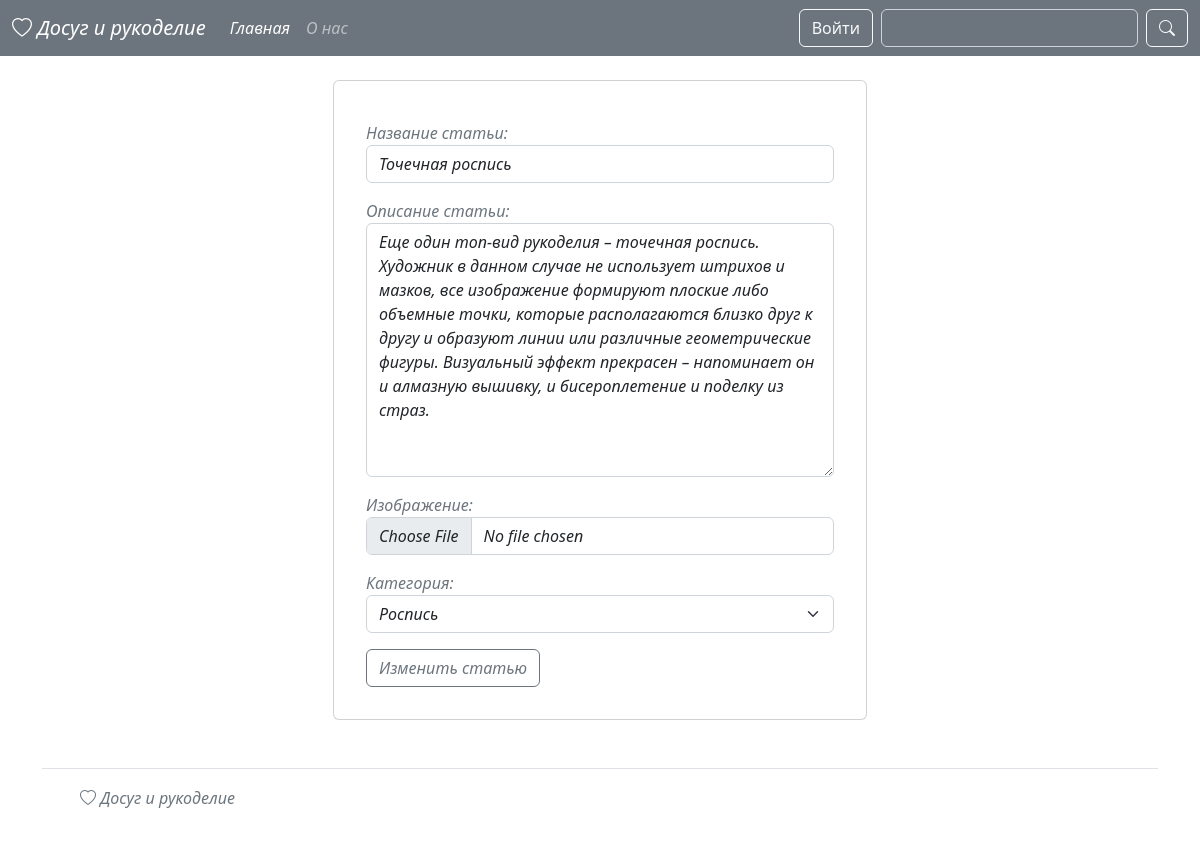
/article/5/update/, run on the app's committed database.
### blog/models.py (models this page shows, shortened)
class Article(models.Model):
    title = models.CharField(max_length=255, verbose_name='Название статьи')
    content = models.TextField(verbose_name='Описание статьи')
    photo = models.ImageField(upload_to='photos/', blank=True, null=True, verbose_name='Изображение')
    created_at = models.DateTimeField(auto_now_add=True, verbose_name='Дата создания')
    updated_at = models.DateTimeField(auto_now=True, verbose_name='Дата обновления')
    views = models.IntegerField(default=0, verbose_name='Просмотры')
    category = models.ForeignKey(Category, on_delete=models.CASCADE, verbose_name='Категория')
    author = models.ForeignKey(User, on_delete=models.CASCADE, verbose_name='Автор', null=True, blank=True)
    class Meta:
        verbose_name = 'Статья'
        verbose_name_plural = 'Статьи'

class Category(models.Model):
    title = models.CharField(max_length=255, verbose_name='Название категории')
    def __str__(self):
        return self.title
    class Meta:
        verbose_name = 'Категория'
        verbose_name_plural = 'Категории'

### blog/views.py (the view)
# urls.py: path('article/<int:pk>/update/', ArticleUpdate.as_view(), name='update'),
class ArticleUpdate(UpdateView):
    model = Article
    form_class = ArticleForm
    template_name = 'blog/add_article.html'

### blog/forms.py
class LoginForm(AuthenticationForm):
    username = forms.CharField(max_length=50, widget=forms.TextInput(attrs={
        'class': 'form-control fst-italic',
        'placeholder': 'Имя пользователя'
    }))
    password = forms.CharField(widget=forms.PasswordInput(attrs={
        'class': 'form-control fst-italic',
        'placeholder': 'Пароль'
    }))

class RegistrationForm(UserCreationForm):
    password1 = forms.CharField(widget=forms.PasswordInput(attrs={
        'class': 'form-control fst-italic',
        'placeholder': 'Пароль'
    }))
    password2 = forms.CharField(widget=forms.PasswordInput(attrs={
        'class': 'form-control fst-italic',
        'placeholder': 'Подтвердите пароль'
    }))
    username = forms.CharField(widget=forms.TextInput(attrs={
        'class': 'form-control fst-italic',
        'placeholder': 'Имя пользователя'
    }))
    first_name = forms.CharField(widget=forms.TextInput(attrs={
        'class': 'form-control fst-italic',
        'placeholder': 'Ваше имя'
    }))
    last_name = forms.CharField(widget=forms.TextInput(attrs={
        'class': 'form-control fst-italic',
        'placeholder': 'Ваша фамилия'
    }))
    email = forms.EmailField(widget=forms.EmailInput(attrs={
        'class': 'form-control fst-italic',
        'placeholder': 'Ваша почта'
    }))
    class Meta:
        model = User
        fields = ('username',
                  'first_name',
                  'last_name',
                  'email',
                  'password1',
                  'password2')

### blog/context_processors.py (called while the page is built)
def add_my_forms(request):
    return {
        'login_form': LoginForm(),
        'register_form': RegistrationForm(),
        'edit_account': EditAccountForm(instance=request.user if request.user.is_authenticated else None),
        'edit_profile': EditProfileForm()
    }

### blog/templates/blog/add_article.html (shortened to what this page needs)
{% extends 'base.html' %}
{% block main %}
<div class="d-flex justify-content-center p-4">
    <div class="col-6 card p-4">
        <form class="text-secondary m-2 fst-italic" action="" method="post" enctype="multipart/form-data">
            {{ form.as_p }}
            <button class="btn btn-outline-secondary fst-italic" type="submit">
                {% if 'update' in request.path %}
                Изменить статью
                {% else %}
                Создать статью
                {% endif %}
            </button>
        </form>
    </div>
</div>
{% endblock main %}

### data on the page
Article: title "Точечная роспись", content "Еще один топ-вид рукоделия – точечная роспись. Художник в данном случае не использует штрихов и мазков, все изображение формируют плоские либо объемные точки, которые располагаются близко друг к другу и образуют линии или различные геометрические фигуры. Визуальный эффект прекрасен – напоминает он и алмазную вышивку, и бисероплетение и поделку из страз.", category "Роспись"
